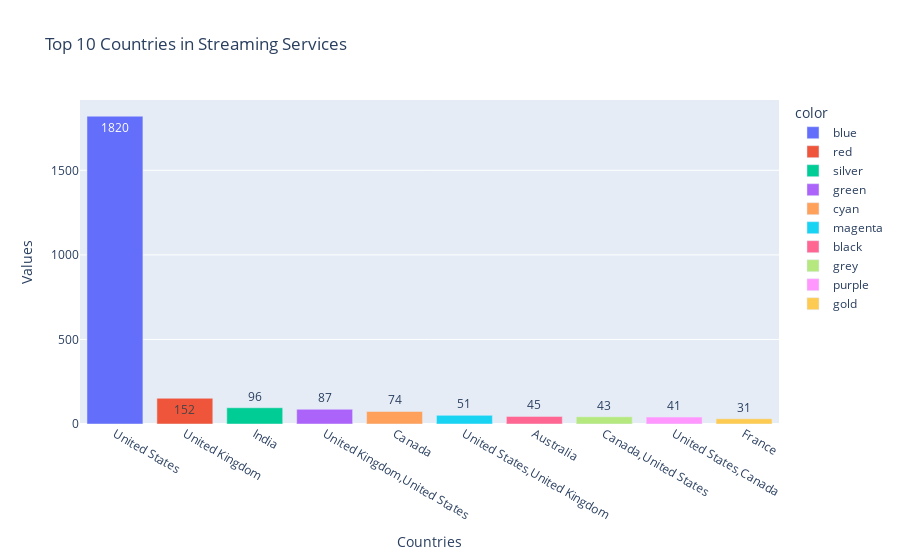

The code cell stored with this chart in its notebook:
### Code cell
country=ott['Country'].value_counts().head(10)
colors=["blue","red","silver","green","cyan","magenta","black","grey","purple","gold"]
fig = px.bar(x=country.index,
             y=country.values,
             color=colors,
             title="Top 10 Countries in Streaming Services",
             text=country.values,
            height=600)
fig.update_xaxes(title_text="Countries")
fig.update_yaxes(title_text="Values")
#fig.update_layout(title_text="Top 10 Countries in Streaming Services")
fig.show()

### Figure 1 — Plotly figure (JSON) as saved in the notebook; plotly's stock layout.template omitted (floating-point values rounded to 4 significant figures)
{"data": [{"alignmentgroup": "True", "hovertemplate": "color=blue<br>x=%{x}<br>y=%{y}<br>text=%{text}<extra></extra>", "legendgroup": "blue", "marker": {"color": "#636efa", "pattern": {"shape": ""}}, "name": "blue", "offsetgroup": "blue", "orientation": "v", "showlegend": true, "text": [1820], "textposition": "auto", "type": "bar", "x": ["United States"], "xaxis": "x", "y": [1820], "yaxis": "y"}, {"alignmentgroup": "True", "hovertemplate": "color=red<br>x=%{x}<br>y=%{y}<br>text=%{text}<extra></extra>", "legendgroup": "red", "marker": {"color": "#EF553B", "pattern": {"shape": ""}}, "name": "red", "offsetgroup": "red", "orientation": "v", "showlegend": true, "text": [152], "textposition": "auto", "type": "bar", "x": ["United Kingdom"], "xaxis": "x", "y": [152], "yaxis": "y"}, {"alignmentgroup": "True", "hovertemplate": "color=silver<br>x=%{x}<br>y=%{y}<br>text=%{text}<extra></extra>", "legendgroup": "silver", "marker": {"color": "#00cc96", "pattern": {"shape": ""}}, "name": "silver", "offsetgroup": "silver", "orientation": "v", "showlegend": true, "text": [96], "textposition": "auto", "type": "bar", "x": ["India"], "xaxis": "x", "y": [96], "yaxis": "y"}, {"alignmentgroup": "True", "hovertemplate": "color=green<br>x=%{x}<br>y=%{y}<br>text=%{text}<extra></extra>", "legendgroup": "green", "marker": {"color": "#ab63fa", "pattern": {"shape": ""}}, "name": "green", "offsetgroup": "green", "orientation": "v", "showlegend": true, "text": [87], "textposition": "auto", "type": "bar", "x": ["United Kingdom,United States"], "xaxis": "x", "y": [87], "yaxis": "y"}, {"alignmentgroup": "True", "hovertemplate": "color=cyan<br>x=%{x}<br>y=%{y}<br>text=%{text}<extra></extra>", "legendgroup": "cyan", "marker": {"color": "#FFA15A", "pattern": {"shape": ""}}, "name": "cyan", "offsetgroup": "cyan", "orientation": "v", "showlegend": true, "text": [74], "textposition": "auto", "type": "bar", "x": ["Canada"], "xaxis": "x", "y": [74], "yaxis": "y"}, {"alignmentgroup": "True", "hovertemplate": "color=magenta<br>x=%{x}<br>y=%{y}<br>text=%{text}<extra></extra>", "legendgroup": "magenta", "marker": {"color": "#19d3f3", "pattern": {"shape": ""}}, "name": "magenta", "offsetgroup": "magenta", "orientation": "v", "showlegend": true, "text": [51], "textposition": "auto", "type": "bar", "x": ["United States,United Kingdom"], "xaxis": "x", "y": [51], "yaxis": "y"}, {"alignmentgroup": "True", "hovertemplate": "color=black<br>x=%{x}<br>y=%{y}<br>text=%{text}<extra></extra>", "legendgroup": "black", "marker": {"color": "#FF6692", "pattern": {"shape": ""}}, "name": "black", "offsetgroup": "black", "orientation": "v", "showlegend": true, "text": [45], "textposition": "auto", "type": "bar", "x": ["Australia"], "xaxis": "x", "y": [45], "yaxis": "y"}, {"alignmentgroup": "True", "hovertemplate": "color=grey<br>x=%{x}<br>y=%{y}<br>text=%{text}<extra></extra>", "legendgroup": "grey", "marker": {"color": "#B6E880", "pattern": {"shape": ""}}, "name": "grey", "offsetgroup": "grey", "orientation": "v", "showlegend": true, "text": [43], "textposition": "auto", "type": "bar", "x": ["Canada,United States"], "xaxis": "x", "y": [43], "yaxis": "y"}, {"alignmentgroup": "True", "hovertemplate": "color=purple<br>x=%{x}<br>y=%{y}<br>text=%{text}<extra></extra>", "legendgroup": "purple", "marker": {"color": "#FF97FF", "pattern": {"shape": ""}}, "name": "purple", "offsetgroup": "purple", "orientation": "v", "showlegend": true, "text": [41], "textposition": "auto", "type": "bar", "x": ["United States,Canada"], "xaxis": "x", "y": [41], "yaxis": "y"}, {"alignmentgroup": "True", "hovertemplate": "color=gold<br>x=%{x}<br>y=%{y}<br>text=%{text}<extra></extra>", "legendgroup": "gold", "marker": {"color": "#FECB52", "pattern": {"shape": ""}}, "name": "gold", "offsetgroup": "gold", "orientation": "v", "showlegend": true, "text": [31], "textposition": "auto", "type": "bar", "x": ["France"], "xaxis": "x", "y": [31], "yaxis": "y"}], "layout": {"autosize": true, "barmode": "relative", "legend": {"title": {"text": "color"}, "tracegroupgap": 0}, "title": {"text": "Top 10 Countries in Streaming Services"}, "xaxis": {"anchor": "y", "autorange": true, "domain": [0, 1], "range": [-0.5, 9.5], "title": {"text": "Countries"}, "type": "category"}, "yaxis": {"anchor": "x", "autorange": true, "domain": [0, 1], "range": [0, 1916.0], "title": {"text": "Values"}, "type": "linear"}}}
